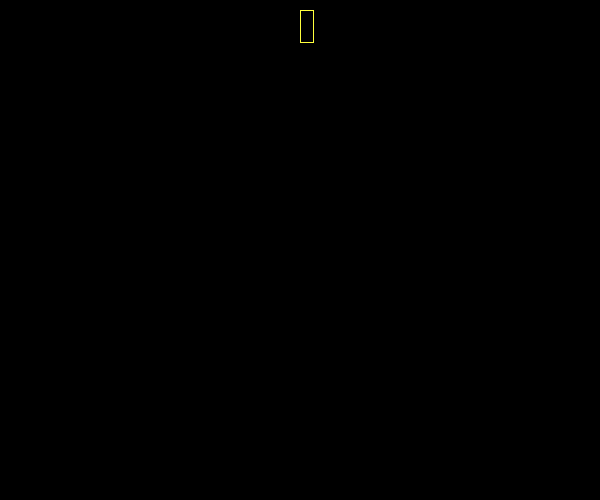
Frame 1 (no input)
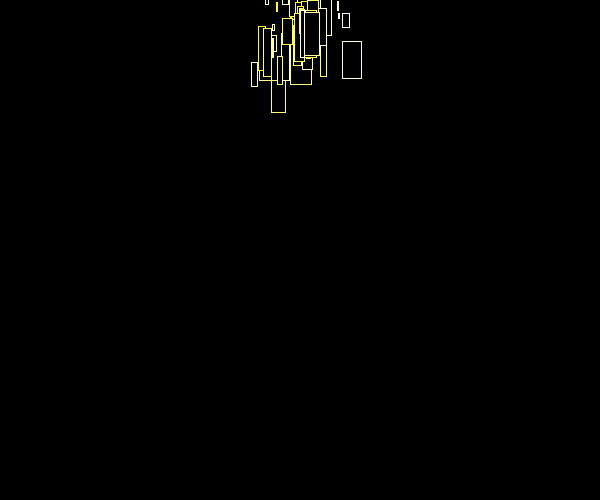
Frame 60 (the mouse pressed at the canvas centre just before this capture)
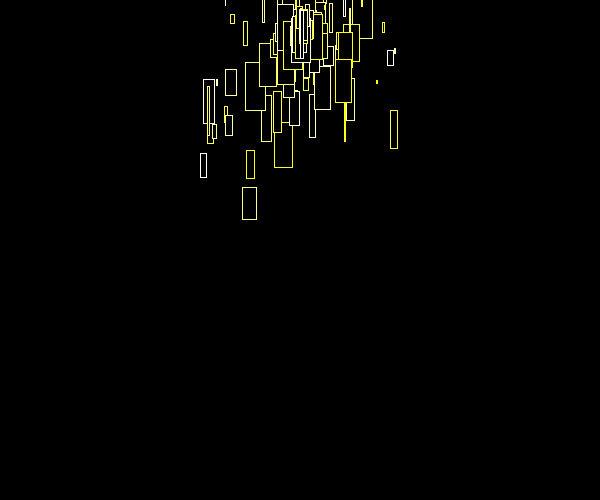
Frame 120 (the mouse held since frame 60 and released just before this capture)

The Processing sketch that drew these frames (run headless with seeded random() and noise(); from frame 60 on, the mouse is pressed at the canvas centre):

// Processing sketch: particle_sytem_3
// ── particle_sytem_3.pde
ArrayList<Particle>particle;

void setup()
{
  size(600, 500);
  particle=new ArrayList<Particle>();
}
void draw()
{
  background(0);
  particle.add(new Particle(random(50)));
  for (int i=0; i< particle.size(); i++)
  {
    Particle p= particle.get(i);
    p.display();
    p.update();
    p.dead();

    if (p.dead())
    {
      particle.remove(i);
    }
  }
}
class Particle
{
  PVector loc;
  PVector velo;
  PVector acc;
  float D;
  float span = 255;
  Particle(float ptr)
  {
    D=ptr;
    loc = new PVector(width/2, 10);
    velo = new PVector(random(-1, 1), random(-1, 1));
    acc = new PVector(0, 0.01);
  }
  void display()
  {
    fill(0);
    stroke(255,255,random(255));
  
    rect(loc.x, loc.y,random( D/2), D);
  }
  void update()
  {
    loc.add(velo);
    velo.add(acc);
  }
  boolean dead()
  {
    if (span<=0)
    {
      return true;
    } else 
    {
      return false;
    }
  }
}
